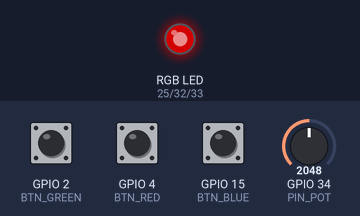
Bench run of a sketch on a simulated ESP32. Shown: an RGB LED mixed from three pins (HIGH = lit). Inputs (shaded band) come from the test bench; at power-on: GPIO 34 (PIN_POT) = 2048, GPIO 2 (BTN_GREEN) HIGH, GPIO 15 (BTN_BLUE) HIGH, GPIO 4 (BTN_RED) HIGH. Dim RGB values are drawn brighter than linear.

Above: at 1.2 s.
1.3 s: GPIO 34 (PIN_POT) set to 2866
At 2.4 s:
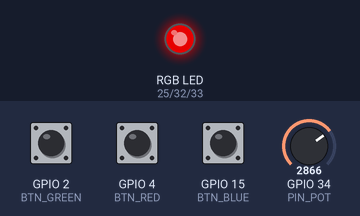
2.8 s: GPIO 2 (BTN_GREEN) pulled LOW for 0.15 s
At 4.0 s:
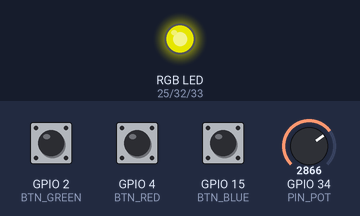
4.4 s: GPIO 15 (BTN_BLUE) pulled LOW for 0.15 s
At 5.2 s:
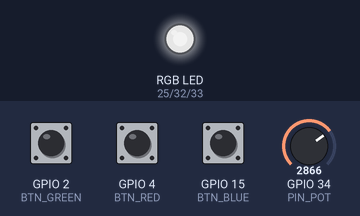
6.0 s: GPIO 34 (PIN_POT) set to 3603
At 6.3 s:
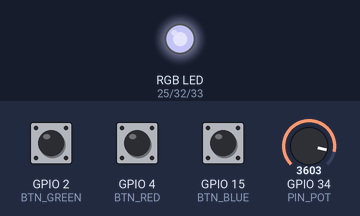
7.5 s: GPIO 4 (BTN_RED) pulled LOW for 0.15 s
At 7.8 s:
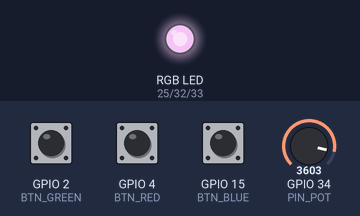
9.1 s: GPIO 2 (BTN_GREEN) pulled LOW for 1 s
At 10.2 s:
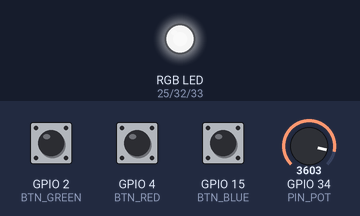
Timing chart, 0 to 12.1 s (numbered marks = the images above; inputs shaded):
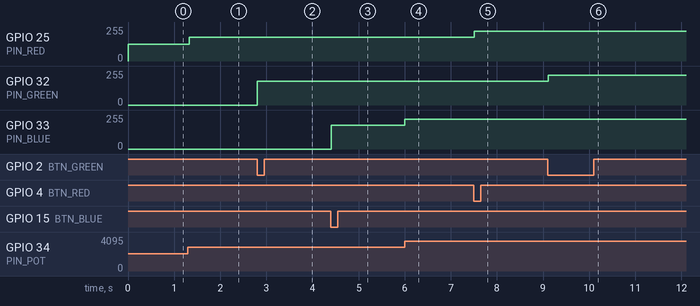

The sketch:

LedRGB.ino
```cpp
/*
  Chapter 4: RGB LED Control with Potentiometer (Local Setup)
  Description: Selects color channel via buttons, adjusts intensity via potentiometer.
*/

// Pin configuration
const int PIN_RED = 25;    // RGB Red connected to GPIO 25 (G25)
const int PIN_GREEN = 32;  // RGB Green connected to GPIO 32 (G32)
const int PIN_BLUE = 33;   // RGB Blue connected to GPIO 33 (G33)
const int PIN_POT = 34;    // Potentiometer connected to GPIO 34 (G34)

const int BTN_BLUE = 15;   // Blue Button on GPIO 15 (G15)
const int BTN_GREEN = 2;   // Green Button on GPIO 2 (G2)
const int BTN_RED = 4;     // Red Button on GPIO 4 (G4)

// PWM and Color State Variables
int redVal = 0, greenVal = 0, blueVal = 0;
int activeColor = 0; // 0 = Red, 1 = Green, 2 = Blue

void setup() {
  Serial.begin(115200);

  // Configure physical buttons with internal Pull-Up resistors
  pinMode(BTN_RED, INPUT_PULLUP);
  pinMode(BTN_GREEN, INPUT_PULLUP);
  pinMode(BTN_BLUE, INPUT_PULLUP);

  // analogRead: Configures the pin to read variable analog voltages (ADC 0-4095)
  pinMode(PIN_POT, INPUT);

  /* ledcAttachChannel: Configures the hardware PWM properties for an ESP32 pin.
     Parameters: (Pin, Frequency in Hz, Resolution in bits, Hardware channel ID)
     We use 5000Hz frequency to prevent flickering, and 8-bit resolution (0-255 steps). */
  ledcAttachChannel(PIN_RED, 5000, 8, 0);
  ledcAttachChannel(PIN_GREEN, 5000, 8, 1);
  ledcAttachChannel(PIN_BLUE, 5000, 8, 2);
}

void loop() {
  /* digitalRead: Reads the current binary voltage state of a digital pin.
     Returns LOW (0V) if the button is physically pressed down to ground. */
  if (digitalRead(BTN_RED) == LOW) activeColor = 0;
  if (digitalRead(BTN_GREEN) == LOW) activeColor = 1;
  if (digitalRead(BTN_BLUE) == LOW) activeColor = 2;

  /* analogRead: Translates an incoming analog voltage (0V to 3.3V) into a digital
     number representation ranging from 0 (GND) to 4095 (3.3V). */
  int potValue = analogRead(PIN_POT);

  /* map: Linearly scales an integer value from a source range to a target range.
     Here, it converts the 12-bit ADC range (0-4095) to an 8-bit PWM duty cycle range (0-255). */
  int intensity = map(potValue, 0, 4095, 0, 255);

  // Apply potentiometer changes to the currently active selection channel
  if (activeColor == 0) redVal = intensity;
  if (activeColor == 1) greenVal = intensity;
  if (activeColor == 2) blueVal = intensity;

  /* ledcWrite: Commands the specific hardware pin to output a precise PWM signal.
     The second parameter (0 to 255) defines the duty cycle (on/off ratio) to control brightness. */
  ledcWrite(PIN_RED, redVal);
  ledcWrite(PIN_GREEN, greenVal);
  ledcWrite(PIN_BLUE, blueVal);

  // Short processing delay to ensure loop stability and debounce buttons
  delay(30);
}
```

Measured:
- after the input at 1.3 s, GPIO 25 (PIN_RED): 127/255 → 177/255 at once
- after the input at 2.8 s, GPIO 32 (PIN_GREEN): 0/255 → 177/255 at once
- after the input at 4.4 s, GPIO 33 (PIN_BLUE): 0/255 → 177/255 at once
- after the input at 6.0 s, GPIO 33 (PIN_BLUE): 177/255 → 223/255 at once
- after the input at 7.5 s, GPIO 25 (PIN_RED): 177/255 → 223/255 at once
- after the input at 9.1 s, GPIO 32 (PIN_GREEN): 177/255 → 223/255 at once
